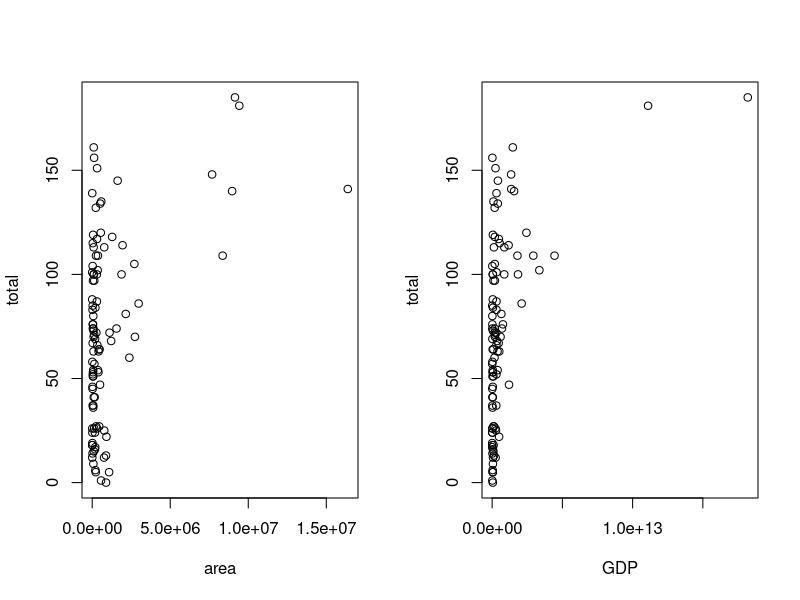
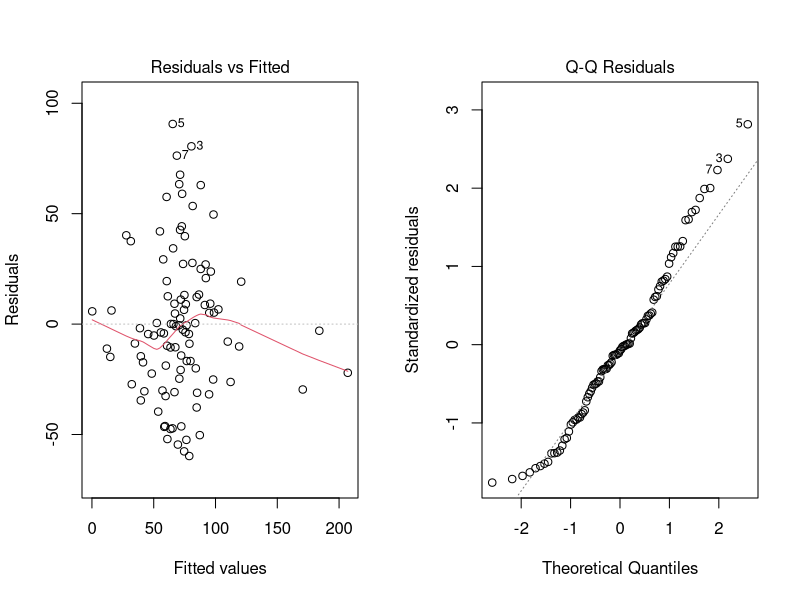
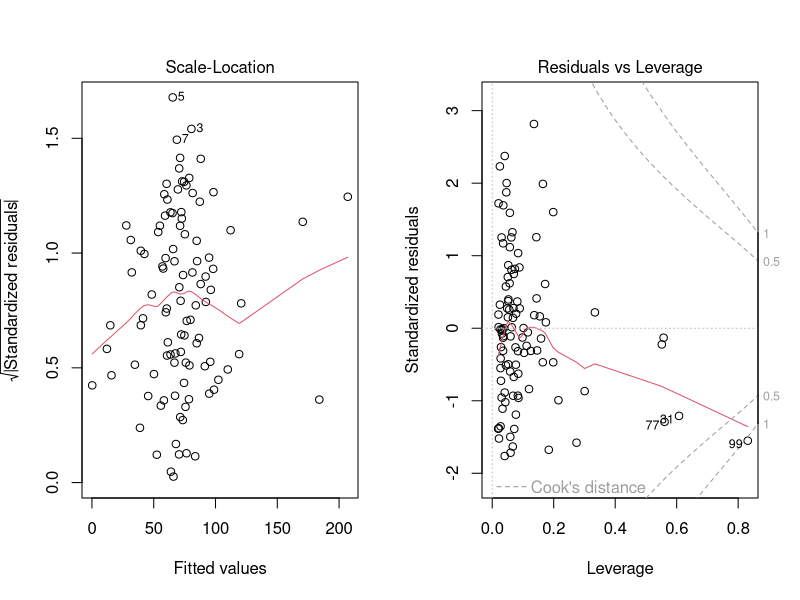
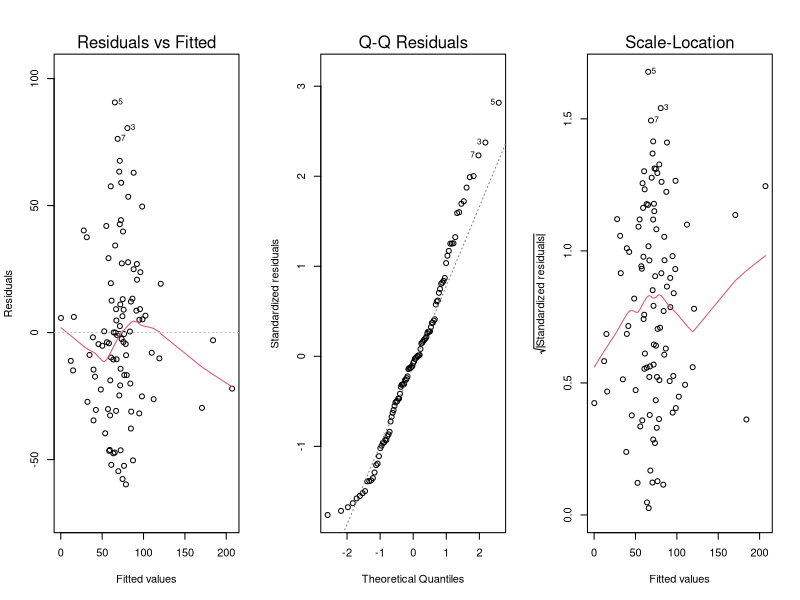

Source code (R) for these figures, in order:
data=read.csv("data/data10.csv",header = TRUE,sep = ';',row.names = 1,dec = ',')
install.packages(lmtest)
install.packages('car')
install.packages("tseries")
library(car)
library(tseries)
library(lmtest)
colnames(data)=c('total','population','GDP','GDP.per.cap','mortality','internet','area','life.expt','secondary','primary','sex')
attach(data)
summary(data)
View(data)
cor(data,use = 'pairwise.complete.obs')

par(mfrow=c(1,2)) #1000x500
plot(area,total)
plot(GDP,total)


model1=lm(total~population+GDP+GDP.per.cap+mortality+internet+area+life.expt+secondary+primary+sex)
summary(model1)
summary(model1)$r.squared
plot(model1)
par(mfrow=c(1,3))
plot(model1,which = c(1,2,3)) #1200x400 scale=0.515
          
#liniowość modelu
harvtest(model1)
raintest(model1)
resettest(model1)

#normalność błędów
shapiro.test(model1$residuals)
jarque.bera.test(model1$residuals)

#jednorodność wariancji
bptest(model1)
gqtest(model1)
hmctest(model1)
#niezależność reszt
dwtest(model1)
bgtest(model1)
#brak współniniowości
vif(model1)
